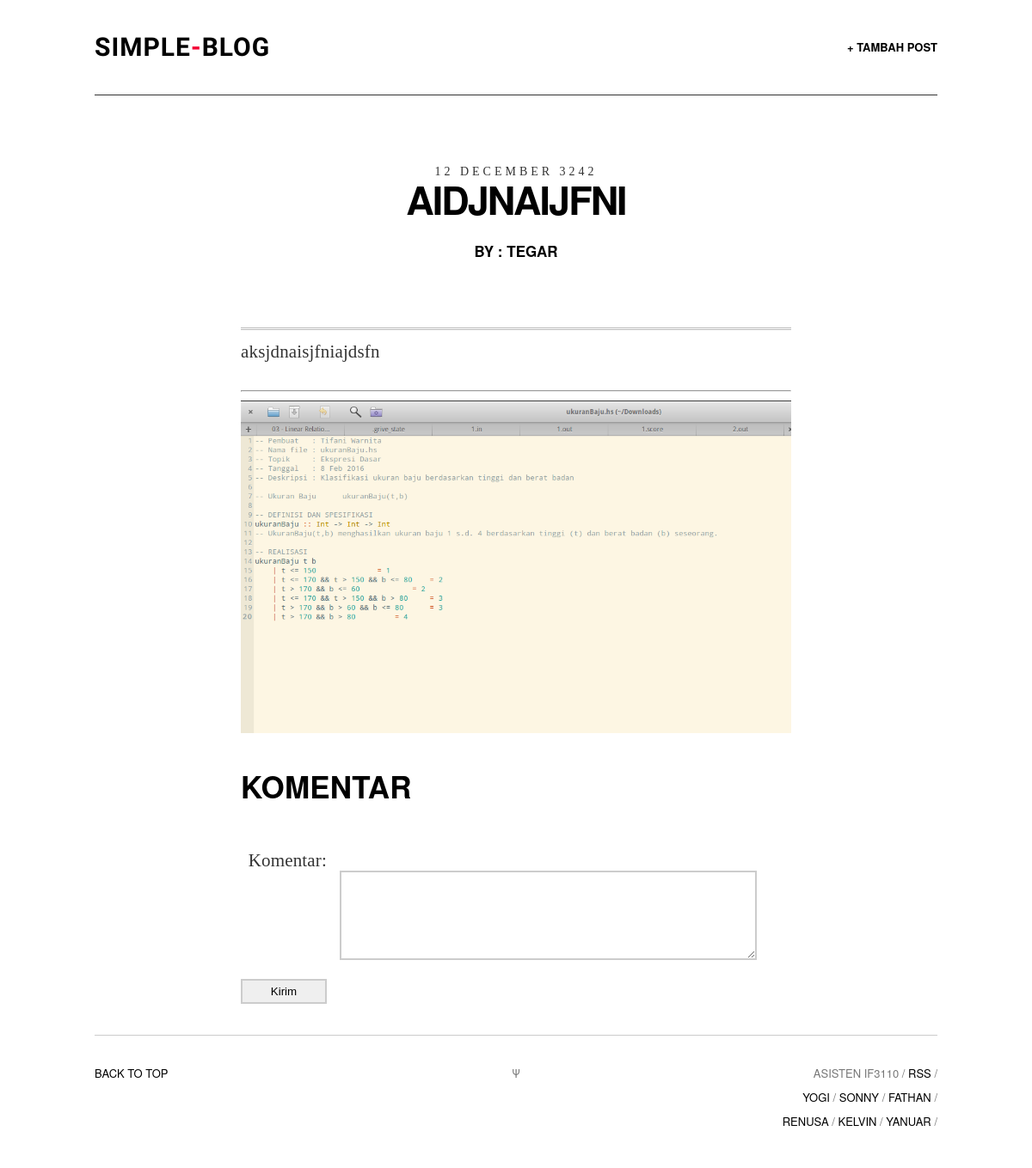
Screenshot of /post.php?postid=41 (signed in) with the database file from the repository.
### tables this page shows
CREATE TABLE `post` (
  `Post_Id` int(100) NOT NULL,
  `Creator_Id` int(11) NOT NULL,
  `Title` varchar(100) NOT NULL,
  `Date` datetime NOT NULL,
  `Contents` text NOT NULL,
  `Image` varchar(255) DEFAULT NULL
);

CREATE TABLE `user` (
  `User_Id` int(11) NOT NULL,
  `Nama` varchar(25) NOT NULL,
  `Email` varchar(25) NOT NULL,
  `Password` varchar(25) NOT NULL,
  `base2` int(11) NOT NULL,
  `random` int(11) NOT NULL,
  `shared_key` int(11) NOT NULL,
  `Identifier` varchar(255) NOT NULL
);

### posthandling.php (called while the page is built, shortened)
<?php
if (isset($_SESSION["isLogin"])){
	function getspecificpost($con,$postid)
	{
		$result = mysqli_query($con,"SELECT user.Nama , post.* FROM post INNER join user ON post.Creator_Id = user.User_Id WHERE Post_Id = ".$postid);
		return $result;
	}
}else{
    header("Location: login.php");
}
 ?>

### post.php (the view, shortened to what this page needs)
<?php
  if (isset($_SESSION["isLogin"])){
 ?>
<!DOCTYPE html>
<?php
    $con = phpsqlconnection();
    $postid = htmlspecialchars($_GET['postid'], ENT_QUOTES, 'UTF-8');
    $getpostresult = getspecificpost($con,$postid);
    $row = mysqli_fetch_array($getpostresult);
 ?>
<html>
<head>
<link rel="stylesheet" type="text/css" href="assets/css/screen.css" />
</head>
<body class="default">
<div class="wrapper">
<nav class="nav">
    <a style="border:none;" id="logo" href="index.php"><h1>Simple<span>-</span>Blog</h1></a>
    <ul class="nav-primary">
        <li><a href="new_post.php">+ Tambah Post</a></li>
    </ul>
</nav>
<article class="art simple post">
    <header class="art-header">
        <div class="art-header-inner" style="margin-top: 0px; opacity: 1;">
            <?php
              $time = strtotime(htmlspecialchars($row['Date'], ENT_QUOTES, 'UTF-8'));
              $time = date('j F Y',$time);
              echo "<time class=\"art-time\">".$time."</time>";
             ?>
             <?php
              echo "<h2 class=\"art-title\">".htmlspecialchars($row['Title'], ENT_QUOTES, 'UTF-8')."</h2>";
              ?>
              <?php
                echo "<h6 style= 'text-align: center;'> by : ".$row['Nama']."</h6>";
                ?>
        </div>
    </header>
    <div class="art-body">
        <div class="art-body-inner">
            <hr class="featured-article" />
            <?php
                echo "<p>".htmlspecialchars($row['Contents'], ENT_QUOTES, 'UTF-8')."</p>";
             ?>
            <hr />
           <?php
              if (isset($row['Image'])) {
                  echo "<img src=\"".$row['Image']."\" alt=\"\">";
              }
            ?>
            <h4>Komentar</h4>
            <div id="contact-area">
                <?php
                    echo
                    "<form name=\"AddComment\" method=\"post\"  onSubmit=\"return showcomments(".$postid.",Komentar.value)\">";
                 ?>
                    <label for="Komentar">Komentar:</label><br>
                    <textarea name="Komentar" rows="20" cols="20" id="Komentar"></textarea>
                    <input type="submit" name="submit" value="Kirim" class="submit-button">
                </form>
            </div>
        </div>
    </div>
</article>
<footer class="footer">
    <div class="back-to-top"><a href="">Back to top</a></div>
    <div class="psi">&Psi;</div>
    <aside class="offsite-links">
        Asisten IF3110 /
        <a class="rss-link" href="#rss">RSS</a> /
        <br>
        <a class="twitter-link" href="http://twitter.com/YoGiiSinaga">Yogi</a> /
        <a class="twitter-link" href="http://twitter.com/sonnylazuardi">Sonny</a> /
        <a class="twitter-link" href="http://twitter.com/fathanpranaya">Fathan</a> /
        <br>
        <a class="twitter-link" href="#">Renusa</a> /
        <a class="twitter-link" href="#">Kelvin</a> /
        <a class="twitter-link" href="#">Yanuar</a> /
    </aside>
</footer>
</div>
</body>
</html>
<?php
    }else{
        header("Location: login.php");
        exit();
    }
 ?>

### rows the page displays
post: Date "12 DECEMBER 3242", Title "AIDJNAIJFNI", Creator_Id.Nama "TEGAR", Contents "aksjdnaisjfniajdsfn", Image (picture)
